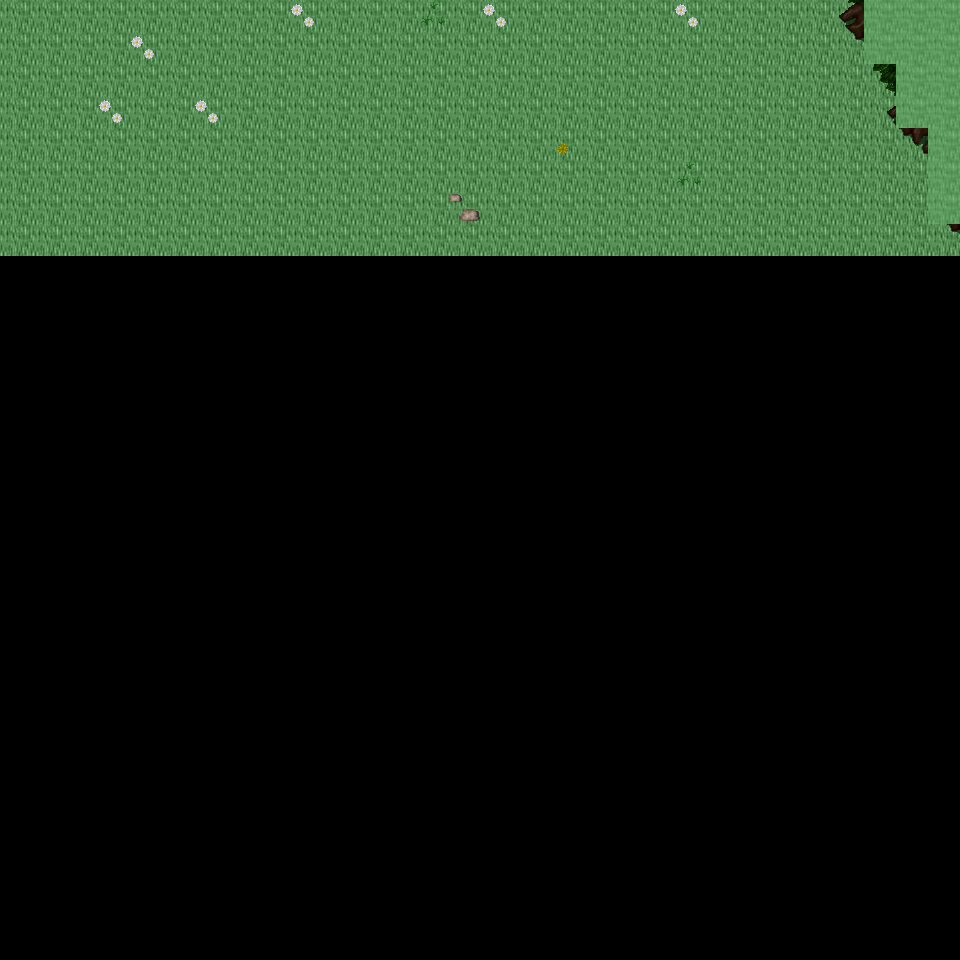

The image is a tile-based game level rendered from a .tmx file. Its description and source (layers, tilesets, objects; grid data summarised) follow:
An orthogonal 30x30 tile map with 32x32 px tiles, 6 tile layers (Ground, Object, Object2, Above, ...), 21 tilesets and 3 objects (3x mapExit).

<map version="1.0" orientation="orthogonal" renderorder="right-down" width="30" height="30" tilewidth="32" tileheight="32" nextobjectid="4">
  <tileset firstgid="1" name="tileset_ground_ground" tilewidth="32" tileheight="32" tilecount="33" columns="3">
    <image source="../drawable/tileset_ground_ground.png" width="96" height="352" />
  </tileset>
  <tileset firstgid="34" name="tileset_ground_ridge_earth_dark" tilewidth="32" tileheight="32" tilecount="96" columns="12">
    <image source="../drawable/tileset_ground_ridge_earth_dark.png" width="384" height="256" />
  </tileset>
  <tileset firstgid="130" name="tileset_ground_rock_pebbles" tilewidth="32" tileheight="32" tilecount="3" columns="1">
    <image source="../drawable/tileset_ground_rock_pebbles.png" width="32" height="96" />
  </tileset>
  <tileset firstgid="133" name="tileset_plant_grasses" tilewidth="32" tileheight="32" tilecount="6" columns="3">
    <image source="../drawable/tileset_plant_grasses.png" width="96" height="64" />
  </tileset>
  <tileset firstgid="139" name="tileset_ground_grass_corners" tilewidth="32" tileheight="32" tilecount="24" columns="6">
    <image source="../drawable/tileset_ground_grass_corners.png" width="192" height="128" />
  </tileset>
  <tileset firstgid="163" name="tileset_ground_grass_edges" tilewidth="32" tileheight="32" tilecount="36" columns="12">
    <image source="../drawable/tileset_ground_grass_edges.png" width="384" height="96" />
  </tileset>
  <tileset firstgid="199" name="tileset_plant_flower_daisy_white" tilewidth="32" tileheight="32" tilecount="8" columns="2">
    <image source="../drawable/tileset_plant_flower_daisy_white.png" width="64" height="128" />
  </tileset>
  <tileset firstgid="207" name="tileset_plant_flower_daisy_yellow" tilewidth="32" tileheight="32" tilecount="8" columns="2">
    <image source="../drawable/tileset_plant_flower_daisy_yellow.png" width="64" height="128" />
  </tileset>
  <tileset firstgid="215" name="tileset_plant_stump_stump_green" tilewidth="32" tileheight="32" tilecount="4" columns="2">
    <image source="../drawable/tileset_plant_stump_stump_green.png" width="64" height="64" />
  </tileset>
  <tileset firstgid="219" name="tileset_plant_tree_tree_darkgreen" tilewidth="32" tileheight="32" tilecount="88" columns="8">
    <image source="../drawable/tileset_plant_tree_tree_darkgreen.png" width="256" height="352" />
  </tileset>
  <tileset firstgid="307" name="tileset_logic_creature_animal" tilewidth="32" tileheight="32" tilecount="32" columns="8">
    <image source="../drawable/tileset_logic_creature_animal.png" width="256" height="128" />
  </tileset>
  <tileset firstgid="339" name="tileset_logic_item_resources" tilewidth="32" tileheight="32" tilecount="6" columns="6">
    <image source="../drawable/tileset_logic_item_resources.png" width="192" height="32" />
  </tileset>
  <tileset firstgid="345" name="tileset_logic_item_mushroom" tilewidth="32" tileheight="32" tilecount="6" columns="6">
    <image source="../drawable/tileset_logic_item_mushroom.png" width="192" height="32" />
  </tileset>
  <tileset firstgid="351" name="tileset_logic_collision" tilewidth="32" tileheight="32" tilecount="1" columns="1">
    <image source="../drawable/tileset_logic_collision.png" width="32" height="32" />
  </tileset>
  <tileset firstgid="352" name="tileset_plant_tree_dead_tree_5" tilewidth="32" tileheight="32" tilecount="20" columns="4">
    <image source="../drawable/tileset_plant_tree_dead_tree_5.png" width="128" height="160" />
  </tileset>
  <tileset firstgid="372" name="tileset_plant_tree_dead_tree_6" tilewidth="32" tileheight="32" tilecount="20" columns="4">
    <image source="../drawable/tileset_plant_tree_dead_tree_6.png" width="128" height="160" />
  </tileset>
  <tileset firstgid="392" name="tileset_plant_tree_dead_tree_7" tilewidth="32" tileheight="32" tilecount="20" columns="4">
    <image source="../drawable/tileset_plant_tree_dead_tree_7.png" width="128" height="160" />
  </tileset>
  <tileset firstgid="412" name="tileset_plant_bush_large_dead" tilewidth="32" tileheight="32" tilecount="2" columns="1">
    <image source="../drawable/tileset_plant_bush_large_dead.png" width="32" height="64" />
  </tileset>
  <tileset firstgid="414" name="tileset_plant_bush_large_wide_dead" tilewidth="32" tileheight="32" tilecount="4" columns="2">
    <image source="../drawable/tileset_plant_bush_large_wide_dead.png" width="64" height="64" />
  </tileset>
  <tileset firstgid="418" name="tileset_logic_creature_reptile" tilewidth="32" tileheight="32" tilecount="7" columns="7">
    <image source="../drawable/tileset_logic_creature_reptile.png" width="224" height="32" />
  </tileset>
  <tileset firstgid="425" name="tileset_logic_item_herb" tilewidth="32" tileheight="32" tilecount="5" columns="5">
    <image source="../drawable/tileset_logic_item_herb.png" width="160" height="32" />
  </tileset>
  <layer name="Ground" width="30" height="30">
    <data>[900 cells, 240 non-empty, 1 distinct tile ids]</data>
  </layer>
  <layer name="Object" width="30" height="30">
    <data>[900 cells, 10 non-empty, 4 distinct tile ids]</data>
  </layer>
  <layer name="Object2" width="30" height="30">
    <data>[900 cells, 15 non-empty, 13 distinct tile ids]</data>
  </layer>
  <layer name="Above" width="30" height="30">
    <data>[900 cells, 12 non-empty, 12 distinct tile ids]</data>
  </layer>
  <layer name="Above2" width="30" height="30">
    <data>[900 cells, 0 non-empty, 0 distinct tile ids]</data>
  </layer>
  <layer name="Walkable" width="30" height="30">
    <data>[900 cells, 13 non-empty, 1 distinct tile ids]</data>
  </layer>
  <objectgroup name="MapEvents">
    <object id="1" name="north" type="mapExit" x="0" y="0" width="864" height="32">
      <properties>
        <property name="map" value="level_0_x103_y62" />
        <property name="x" value="0" />
        <property name="y" value="28" />
      </properties>
    </object>
    <object id="2" name="west" type="mapExit" x="0" y="0" width="32" height="960">
      <properties>
        <property name="map" value="level_0_x102_y63" />
        <property name="x" value="28" />
        <property name="y" value="0" />
      </properties>
    </object>
    <object id="3" name="east" type="mapExit" x="928" y="224" width="32" height="736">
      <properties>
        <property name="map" value="level_0_x104_y63" />
        <property name="x" value="1" />
        <property name="y" value="7" />
      </properties>
    </object>
  </objectgroup>
</map>
